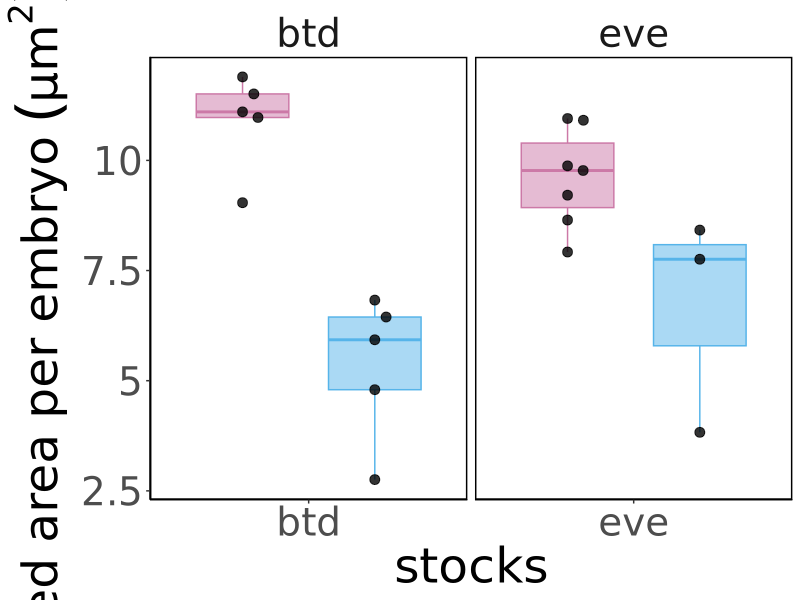
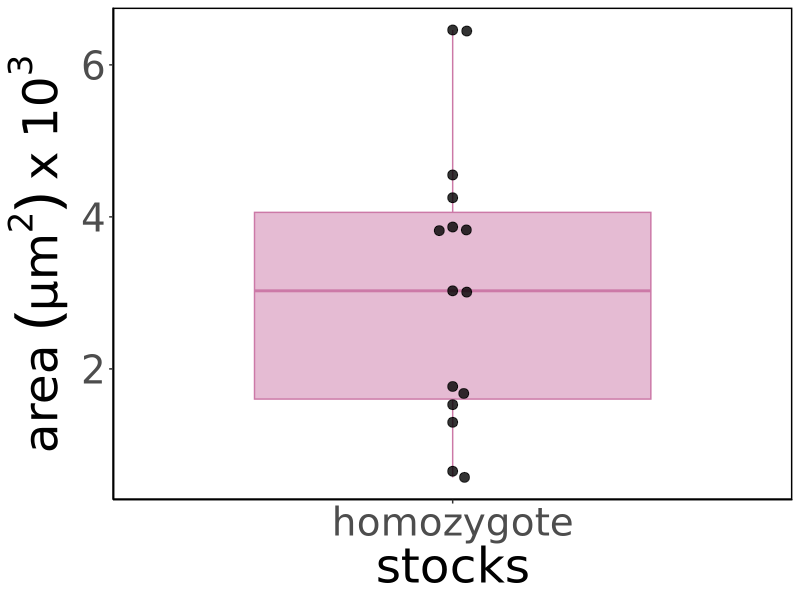
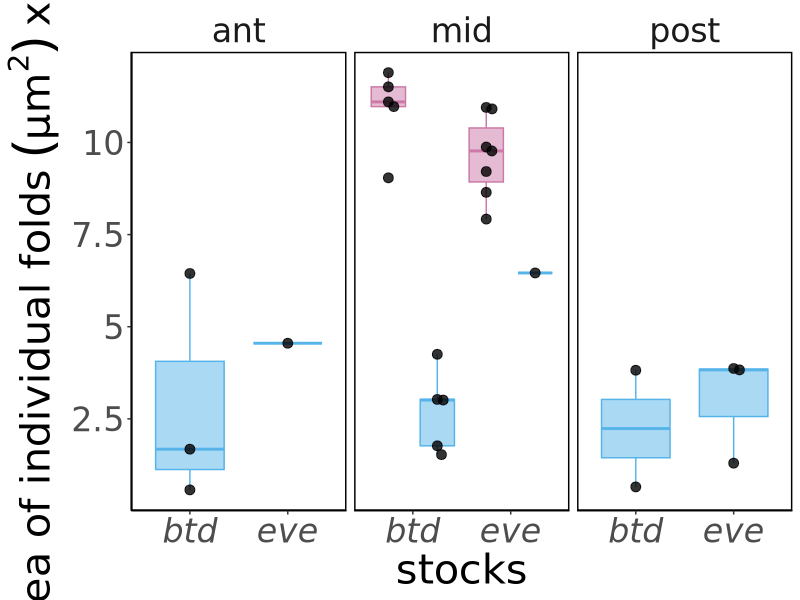
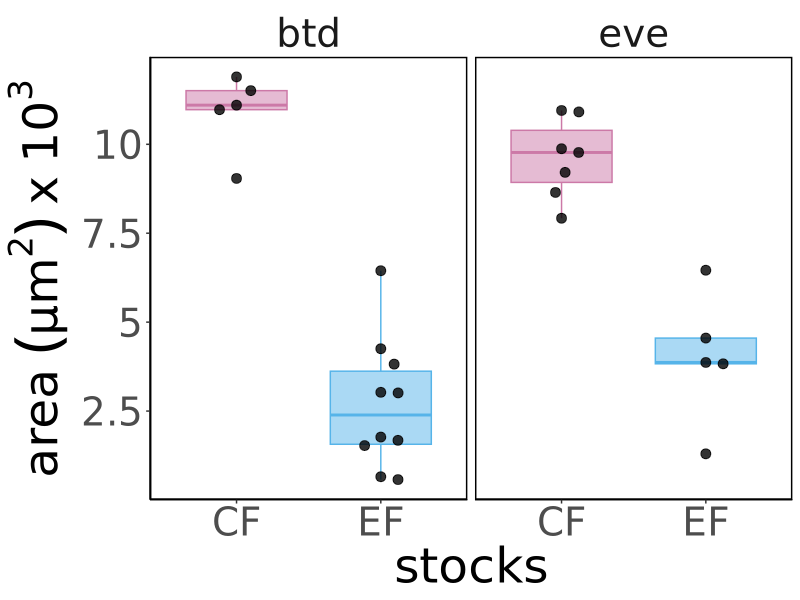
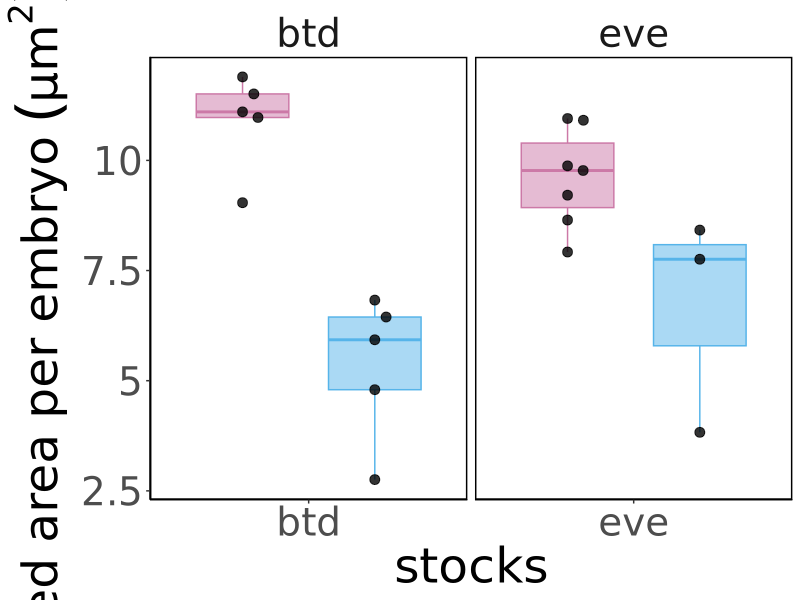
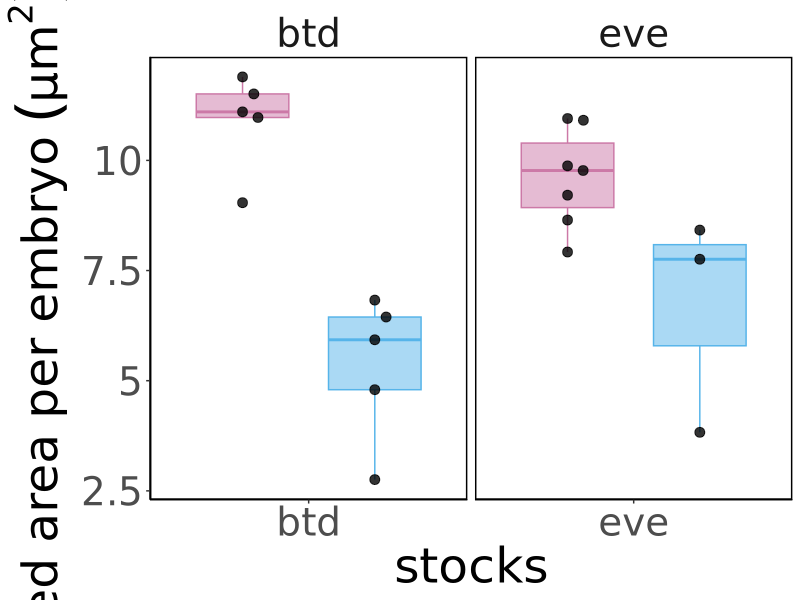
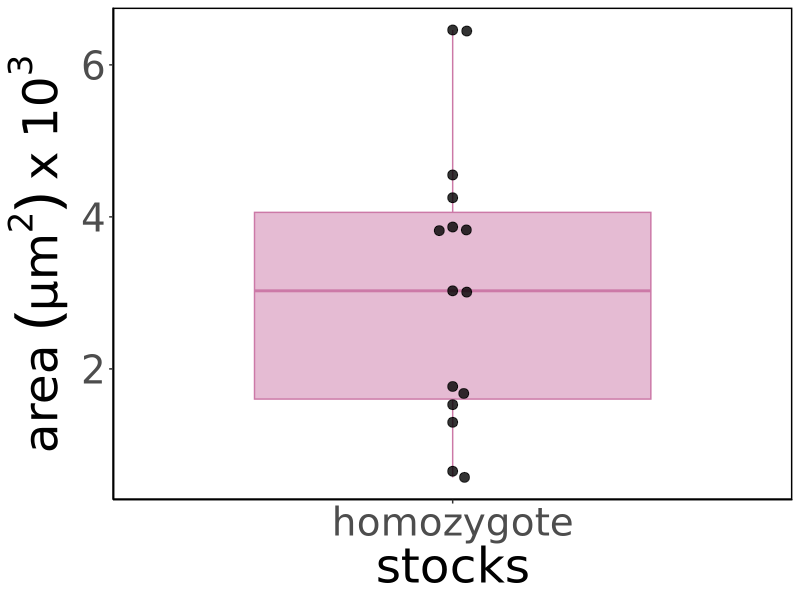
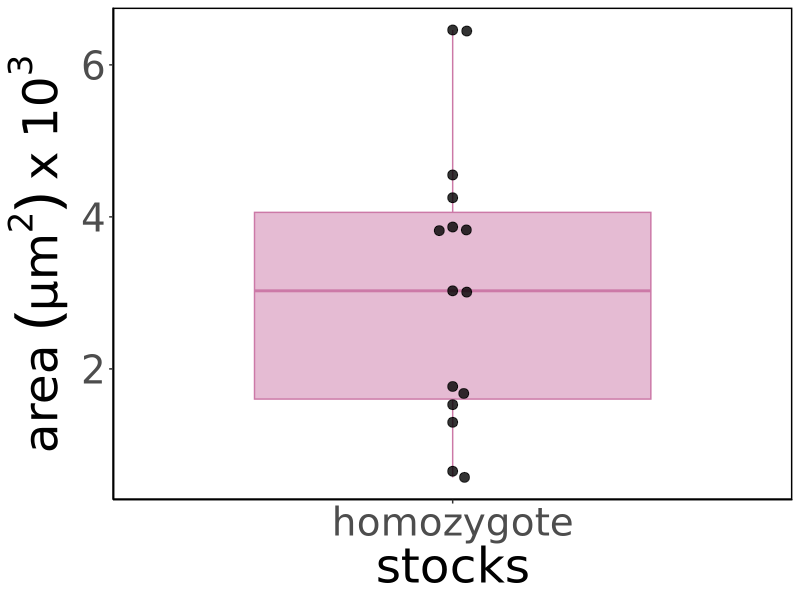

Write the R code that produced these figures, in order. (Note: this script raises an error after producing the figures.)
## ---- chunk 1
knitr::opts_chunk$set(echo = TRUE, tidy = TRUE, cache = FALSE)
knitr::opts_knit$set(root.dir = "~/Dropbox/Projects/Cephalic_furrow/7-Manuscript/1-analyses/folded-area")
library(ggplot2)
library(ggbeeswarm)
## ---- chunk 2
# Load sample info, remove comments
samples <- read.delim("samples.csv", sep = ",")
samples <- subset(samples, select = -Comment)

# Load raw ROI measurements from ImageJ
results <- read.delim("results.txt")

# Remove column with row number
results <- subset(results, select = -X.1)

# Remove slice number from the labels
results$Label <- gsub(":1", "", results$Label)

# Merge samples with results
results <- merge(samples, results, by = "Label", all.x = TRUE)

# Load corrected area measurements for cartographic projections
corrected <- read.delim("corrected_results.txt", sep = "")
colnames(corrected) <- c("Label", "AreaCorr")

# Merge corrected area to results
results <- merge(results, corrected, by = "Label", all.x = TRUE)

# Add column for embryo sorting
results$E <- as.numeric(sub(".*_E(\\d+)$", "\\1", results$Embryo))

# Transform data frame to order the stock for plotting
results$Stock <- factor(results$Stock, levels = c("wt", "btd", "eve", "prd", "stg", "btd-stg"))
results$Genotype <- factor(results$Genotype, levels = c("wildtype", "heterozygote", "homozygote", "double heterozygote", "btd homozygote", "stg homozygote", "double homozygote"))
results$Position <- factor(results$Position, levels = c("ant", "mid", "post"))

results <- results[order(results$Stock, results$Genotype, results$Position, results$E),]
rownames(results) <- 1:nrow(results)

# Save data frame to file
write.csv(results, file = "combined_results.csv", row.names = FALSE)
## ---- chunk 3
# For downstream area analysis, discard FALSE folds and keep only folds with a measurement
area <- results[results$Discard == FALSE & !is.na(results$AreaCorr), ]

# Save data frame to file
write.csv(area, file = "area.csv", row.names = FALSE)
## ---- chunk 4
# Total folds and folded area per embryo
area_total <- aggregate(AreaCorr ~ Embryo + Stock + Genotype,
                                   area, function(x) c(
                                     count = length(x),
                                     sum = sum(x)))

# Makes column names nicer
area_total <- do.call(data.frame, area_total)
colnames(area_total)[colnames(area_total) == "AreaCorr.count"] <- "Folds.count"

# Save data frame to file
write.csv(area_total, file = "area_total.csv", row.names = FALSE)
## ---- chunk 5

# Total folds and folded area per Stock and Genotype
stats_total <- aggregate(
  cbind(Folds.count, AreaCorr.sum) ~ Stock + Genotype,
  area_total,
  function(x) c(
    count = length(x),
    mean = mean(x),
    sd = sd(x)
    ))

# Makes column names nicer
stats_total <- do.call(data.frame, stats_total)
stats_total <- subset(stats_total, select = -AreaCorr.sum.count)
colnames(stats_total)[colnames(stats_total) == "Folds.count.count"] <- "Embryos"
stats_total <- stats_total[order(stats_total$Stock),]

# Save data frame to file
write.csv(stats_total, file = "stats_total.csv", row.names = FALSE)

stats_total
## ---- chunk 6

# Total folds and folded area per Stock and Genotype
stats_type <- aggregate(
  AreaCorr ~ Stock + Genotype + Type,
  area,
  function(x) c(
    count = length(x),
    mean = mean(x),
    sd = sd(x)
    ))

# Makes column names nicer
stats_type <- do.call(data.frame, stats_type)
stats_type <- stats_type[order(stats_type$Stock),]

# Save data frame to file
write.csv(stats_type, file = "stats_type.csv", row.names = FALSE)

stats_type
## ---- chunk 7

# Total folds and folded area per Stock and Genotype
stats_position <- aggregate(
  AreaCorr ~ Stock + Genotype + Type + Position,
  area,
  function(x) c(
    count = length(x),
    mean = mean(x),
    sd = sd(x)
    ))

# Makes column names nicer
stats_position <- do.call(data.frame, stats_position)
stats_position <- stats_position[order(stats_position$Stock),]

# Save data frame to file
write.csv(stats_position, file = "stats_position.csv", row.names = FALSE)

stats_position
## ---- chunk 8
ggplot(area_total, aes(Stock, AreaCorr.sum, fill = Genotype)) +
  geom_boxplot(aes(color = Genotype), show.legend = FALSE, alpha = 0.5, outlier.shape = NA, width = 0.7, position = position_dodge(width = 1.0)) +
  geom_point(alpha = 0.8, size = 3, show.legend = FALSE, position = position_beeswarm(priority = "descending", dodge.width = 1.0, cex = 6)) +
  scale_y_continuous(labels = function(x) x / 1000) +
  labs(x = "stocks", y = expression(paste("folded area per embryo ", (µm^2)~x~10^3))) +
  facet_grid(cols = vars(Stock), scales = "free_x") +
  scale_fill_manual(values=c("#cc79a7", "#56b4e9", "#e69f03")) +
  scale_color_manual(values=c("#cc79a7", "#56b4e9", "#e69f03")) +
  theme_classic(base_family = "DejaVu Sans") +
  theme(text =  element_text(size = 35),
        strip.background = element_blank(),
        panel.background = element_rect(colour = "black", linewidth = 1),
        )
ggsave("4-plots/total-area-per-embryo.png", width = 12, height = 4)
ggsave("4-plots/total-area-per-embryo.svg", width = 12, height = 4)
## ---- chunk 9
ggplot(area[area$Type == "EF",], aes(Genotype, AreaCorr, fill = Genotype)) +
  geom_boxplot(aes(color = Genotype), show.legend = FALSE, alpha = 0.5, outlier.shape = NA, width = 0.7, position = position_dodge(width = 1.0)) +
  geom_point(alpha = 0.8, size = 3, show.legend = FALSE, position = position_beeswarm(priority = "descending", dodge.width = 1.0, cex = 2.5)) +
  scale_y_continuous(labels = function(x) x / 1000) +
  labs(x = "stocks", y = expression(paste("area ", (µm^2)~x~10^3))) +
  scale_fill_manual(values=c("#cc79a7", "#56b4e9", "#e69f03")) +
  scale_color_manual(values=c("#cc79a7", "#56b4e9", "#e69f03")) +
  theme_classic(base_family = "DejaVu Sans") +
  theme(text =  element_text(size = 35),
        strip.background = element_blank(),
        panel.background = element_rect(colour = "black", linewidth = 1)
        )
ggsave("4-plots/individual-area-per-ectopic-fold.png", width = 12, height = 6)
ggsave("4-plots/individual-area-per-ectopic-fold.svg", width = 12, height = 6)
## ---- chunk 10
ggplot(area, aes(Stock, AreaCorr, fill = Genotype)) +
  geom_boxplot(aes(color = Genotype), show.legend = FALSE, alpha = 0.5, outlier.shape = NA, width = 0.7, position = position_dodge(width = 1.0)) +
  geom_point(alpha = 0.8, size = 3, show.legend = FALSE, position = position_beeswarm(priority = "descending", dodge.width = 1.0, cex = 3)) +
  scale_y_continuous(labels = function(x) x / 1000) +
  labs(x = "stocks", y = expression(paste("area of individual folds ", (µm^2)~x~10^3))) +
  scale_fill_manual(values=c("#cc79a7", "#56b4e9", "#e69f03")) +
  scale_color_manual(values=c("#cc79a7", "#56b4e9", "#e69f03")) +
  facet_grid(cols = vars(Position), scales = "free") +
  theme_classic(base_family = "DejaVu Sans") +
  theme(text = element_text(size = 30),
        strip.background = element_blank(),
        panel.background = element_rect(colour = "black", linewidth = 1),
        axis.text.x = element_text(face = "italic"),
        legend.text = element_text(size = 15),
        legend.title = element_text(size = 15),
        )
ggsave("4-plots/individual-area-per-position.png", width = 12, height = 4)
ggsave("4-plots/individual-area-per-position.svg", width = 12, height = 4)
## ---- chunk 11
ggplot(area, aes(Type, AreaCorr, fill = Genotype)) +
  geom_boxplot(aes(color = Genotype), show.legend = FALSE, alpha = 0.5, outlier.shape = NA, width = 0.7, position = position_dodge(width = 1.0)) +
  geom_point(alpha = 0.8, size = 3, show.legend = FALSE, position = position_beeswarm(priority = "descending", dodge.width = 1.0, cex = 6)) +
  scale_y_continuous(labels = function(x) x / 1000) +
  labs(x = "stocks", y = expression(paste("area ", (µm^2)~x~10^3))) +
  facet_grid(cols = vars(Stock), scales = "free_x") +
  scale_fill_manual(values=c("#cc79a7", "#56b4e9", "#e69f03")) +
  scale_color_manual(values=c("#cc79a7", "#56b4e9", "#e69f03")) +
  theme_classic(base_family = "DejaVu Sans") +
  theme(text =  element_text(size = 35),
        strip.background = element_blank(),
        panel.background = element_rect(colour = "black", linewidth = 1),
        )
ggsave("4-plots/individual-area-per-type.png", width = 12, height = 4)
ggsave("4-plots/individual-area-per-type.svg", width = 12, height = 4)
## ---- chunk 12
tests <- data.frame()

for (stock in c("btd", "eve", "prd")) {
  
  wt <- area_total[area_total$Stock == "wt", "AreaCorr.sum"]
  het <- area_total[(area_total$Stock == stock & area_total$Genotype == "heterozygote"), "AreaCorr.sum"]
  hom <- area_total[(area_total$Stock == stock & area_total$Genotype == "homozygote"), "AreaCorr.sum"]
  
  # Heterozygotes vs Homozygotes
  contrast <- "het vs hom"
  test <- wilcox.test(het, hom, paired = FALSE)
  pvalue <- test$p.value
  statistic <- test$statistic
  delta <- mean(het) - mean(hom)
  
  test_row <- c(
    contrast = contrast,
    stock = stock,
    value = "total",
    delta = sprintf("%.1f", delta),
    significant = pvalue < 0.05,
    pvalue = sprintf("%.9f", pvalue),
    statistic = sprintf("%s=%s", names(statistic), statistic),
    paired = FALSE
  )
  
  tests <- rbind(tests, as.data.frame(t(test_row)))
  
  # Wildtype vs Heterozygotes
  contrast <- "wt vs het"
  test <- wilcox.test(wt, het, paired = FALSE)
  pvalue <- test$p.value
  statistic <- test$statistic
  delta <- mean(wt) - mean(het)
  
  test_row <- c(
    contrast = contrast,
    stock = stock,
    value = "total",
    delta = sprintf("%.1f", delta),
    significant = pvalue < 0.05,
    pvalue = sprintf("%.9f", pvalue),
    statistic = sprintf("%s=%s", names(statistic), statistic),
    paired = FALSE
  )
  
  tests <- rbind(tests, as.data.frame(t(test_row)))
  
  # Wildtype vs Homozygotes
  contrast <- "wt vs hom"
  test <- wilcox.test(wt, hom, paired = FALSE)
  pvalue <- test$p.value
  statistic <- test$statistic
  delta <- mean(wt) - mean(hom)
  
  test_row <- c(
    contrast = contrast,
    stock = stock,
    value = "total",
    delta = sprintf("%.1f", delta),
    significant = pvalue < 0.05,
    pvalue = sprintf("%.9f", pvalue),
    statistic = sprintf("%s=%s", names(statistic), statistic),
    paired = FALSE
  )
  
  tests <- rbind(tests, as.data.frame(t(test_row)))
}

# Compare all EFs by genotype below
wt <- area[area$Type == "EF" & area$Genotype == "wildtype", "AreaCorr"]
het <- area[area$Type == "EF" & area$Genotype == "heterozygote", "AreaCorr"]
hom <- area[area$Type == "EF" & area$Genotype == "homozygote", "AreaCorr"]

# Heterozygotes vs Homozygotes
contrast <- "het vs hom"
test <- wilcox.test(het, hom, paired = FALSE)
pvalue <- test$p.value
statistic <- test$statistic
delta <- mean(het) - mean(hom)

test_row <- c(
  contrast = contrast,
  stock = "all",
  value = "EFs",
  delta = sprintf("%.1f", delta),
  significant = pvalue < 0.05,
  pvalue = sprintf("%.9f", pvalue),
  statistic = sprintf("%s=%s", names(statistic), statistic),
  paired = FALSE
)

tests <- rbind(tests, as.data.frame(t(test_row)))


# Wildtype vs Heterozygotes
contrast <- "wt vs het"
test <- wilcox.test(wt, het, paired = FALSE)
pvalue <- test$p.value
statistic <- test$statistic
delta <- mean(wt) - mean(het)

test_row <- c(
  contrast = contrast,
  stock = "all",
  value = "EFs",
  delta = sprintf("%.1f", delta),
  significant = pvalue < 0.05,
  pvalue = sprintf("%.9f", pvalue),
  statistic = sprintf("%s=%s", names(statistic), statistic),
  paired = FALSE
)

tests <- rbind(tests, as.data.frame(t(test_row)))

# Wildtype vs Homozygotes
contrast <- "wt vs hom"
test <- wilcox.test(wt, hom, paired = FALSE)
pvalue <- test$p.value
statistic <- test$statistic
delta <- mean(wt) - mean(hom)

test_row <- c(
  contrast = contrast,
  stock = "all",
  value = "EFs",
  delta = sprintf("%.1f", delta),
  significant = pvalue < 0.05,
  pvalue = sprintf("%.9f", pvalue),
  statistic = sprintf("%s=%s", names(statistic), statistic),
  paired = FALSE
)

tests <- rbind(tests, as.data.frame(t(test_row)))

# Save test data frame to file
write.csv(tests, file = "tests.csv", row.names = FALSE)
tests
